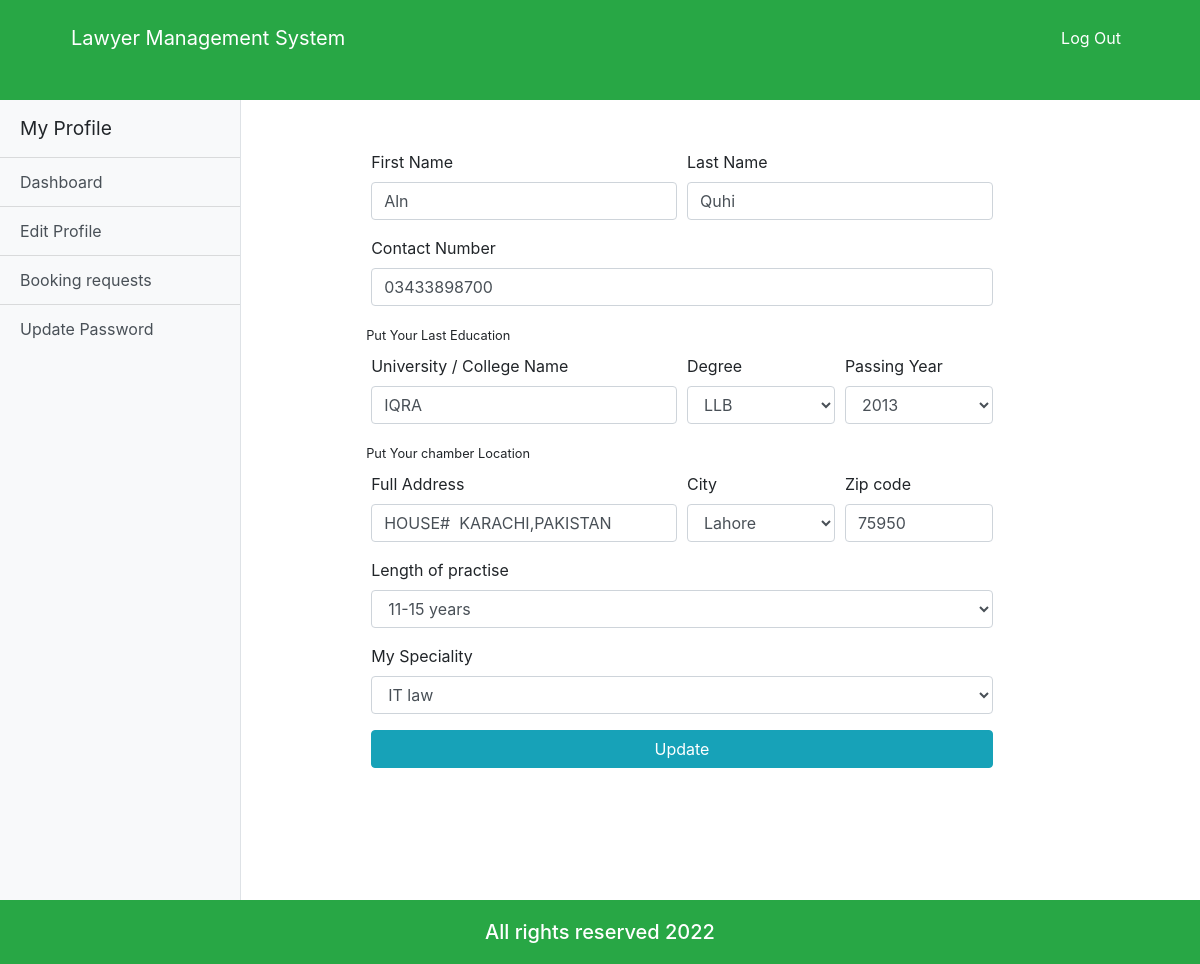
Screenshot of /lawyer_edit_profile.php (signed in) with the database file from the repository.
### tables this page shows
CREATE TABLE `user` (
  `u_id` varchar(20) NOT NULL,
  `first_Name` varchar(100) NOT NULL,
  `last_Name` varchar(100) NOT NULL,
  `email` varchar(100) NOT NULL,
  `password` varchar(100) NOT NULL,
  `status` varchar(100) NOT NULL,
  `role` varchar(100) NOT NULL
);

CREATE TABLE `lawyer` (
  `lawyer_id` varchar(20) NOT NULL,
  `contact_Number` varchar(15) NOT NULL,
  `university_College` varchar(100) NOT NULL,
  `degree` varchar(100) NOT NULL,
  `passing_year` varchar(100) NOT NULL,
  `full_address` varchar(200) NOT NULL,
  `city` varchar(50) NOT NULL,
  `zip_code` varchar(50) NOT NULL,
  `practise_Length` varchar(100) NOT NULL,
  `case_handle` varchar(500) NOT NULL,
  `speciality` varchar(100) NOT NULL,
  `image` varchar(150) NOT NULL
);

### lawyer_edit_profile.php (the view, shortened to what this page needs)
<?php
	if($_SESSION['login']==TRUE AND $_SESSION['status']=='Active'){
	?>
	<!doctype html>
	<html lang="en">
		<head>
			<link rel="stylesheet" href="https://use.fontawesome.com/releases/v5.8.1/css/all.css">
			<link rel="stylesheet" href="css/all.css">
			<link rel="stylesheet" href="css/simple-sidebar.css">
			<link rel="stylesheet" href="css/bootstrap.css">
			<link rel="stylesheet" href="css/style.css">
			<link rel="stylesheet" href="css/media.css">
		</head>
		<body>
			<header class="customnav bg-success">
				<div class="container">
					<div class="row">
						<div class="col-md-12">
							<nav class="navbar navbar-expand-lg ">
								<a class="navbar-brand cus-a" href="#">Lawyer Management System</a>
								<div class="collapse navbar-collapse" id="navbarSupportedContent">
									<ul class="navbar-nav ml-auto ">
										<li class="">
											<a class="nav-link cus-a" href="logout.php">Log Out</a>
										</li>
									</ul>
								</div>
							</nav>
						</div>
					</div>
				</div>
			</header>
			<body>
				<div class="d-flex" id="wrapper">
					<div class="bg-light border-right" id="sidebar-wrapper">
						<div class="sidebar-heading">My Profile</div>
						<div class="list-group list-group-flush">
							<a href="lawyer_dashboard.php" class="list-group-item list-group-item-action bg-light">Dashboard</a>
							<a href="lawyer_edit_profile.php" class="list-group-item list-group-item-action bg-light">Edit Profile</a>
							<a href="lawyer_booking.php" class="list-group-item list-group-item-action bg-light">Booking requests</a>
							<a href="update_password_admin.php" class="list-group-item list-group-item-action bg-light">Update Password</a>
						</div>
					</div>
					<section class="bookingrqst">
						<div class="container">
							<div class="span7">
								<div class="">
									<div class="widget-content">
										<div class="row">
											<div class="col-md-1"></div>
											<?php
												$a=$_SESSION['lawyer_id'];
												$conn = connect();
												$result = mysqli_query($conn,"SELECT * FROM user,lawyer WHERE user.u_id=lawyer.lawyer_id AND user.status='Active' AND user.u_id='$a'");
												while($row = mysqli_fetch_array($result)) {
												?>
												<div class="col-md-10">
													<form  action="save_lawyer_edit_Profile.php"  method="post" enctype="multipart/form-data"  id="validateForm">
														<div class="form-row">
															<div class="form-group col-md-6">
																<label for="fname">First Name</label>
																<input type="text" class="form-control" id="first_Name" name="first_Name" value="<?php echo $row["first_Name"]; ?>">
															</div>
															<div class="form-group col-md-6">
																<label for="lname">Last Name</label>
																<input type="text" class="form-control" id="lname" name="last_Name" value="<?php echo $row["last_Name"]; ?>">
															</div>
														</div>
														<div class="form-group">
															<label for="num">Contact Number</label>
															<input type="text" class="form-control" name="contact_number" id="contact_number" value="<?php echo $row["contact_Number"]; ?>">
														</div>
														<div class="form-row"><label for="edu"><small>Put Your Last Education</small></label></div>
														<div class="form-row">
															<div class="form-group col-md-6">
																<label for="institute">University / College Name</label>
																<input type="text" class="form-control" id="institute" name="university_College" value="<?php echo $row["university_College"]; ?>">
															</div>
															<div class="form-group col-md-3">
																<label for="degree">Degree</label>
																<select id="degree" name="degree" class="form-control">
																	<option value="LLB" <?php if ($row['degree']=='LLB'){echo "selected";}?>>LLB</option>
																</select>
															</div>
															<div class="form-group col-md-3">
																<label for="pyear">Passing Year</label>
																<select id="passing_year" name="passing_year" class="form-control">
																	<option value="2013" <?php if ($row['passing_year']=='2013'){echo "selected";}?>>2013</option>
																</select>
															</div>
														</div>
														<div class="form-row"><label for="edu"><small>Put Your chamber Location </small></label></div>
														<div class="form-row">
															<div class="form-group col-md-6">
																<label for="address">Full Address</label>
																<input type="text" class="form-control" id="address" name="full_address" value="<?php echo $row["full_address"]; ?>">
															</div>
															<div class="form-group col-md-3">
																<label for="city">City</label>
																<select id="city" name="city" class="form-control">
																	<option value="Lahore" <?php if ($row['city']=='Lahore'){echo "selected";}?>>Lahore</option>
																</select>
															</div>
															<div class="form-group col-md-3">
																<label for="zip">Zip code</label>
																<input type="text" class="form-control" id="zip" name="zip_code" value="<?php echo $row["zip_code"]; ?>">
															</div>
														</div>
														<div class="form-group">
															<label for="practise">Length of practise</label>
															<select id="practise" name="practise_Length" class="form-control">
																<option value="11-15 years" <?php if ($row['practise_Length']=='11-15 years'){echo "selected";}?>>11-15 years</option>
															</select>
														</div>
														<div class="form-group">
															<label for="practise">My Speciality</label>
															<select id="practise" name="speciality" class="form-control">
																<option value="IT Law" <?php if ($row['speciality']=='IT Law'){echo "selected";}?>>IT law</option>
															</select>
														</div>
														<input name="update" type="submit" class="btn btn-block btn-info" value="Update" />
													</form>
												</div>
												<?php
												}
											?>
											<div class="col-md-1"></div>
										</div>
									</div>
								</div>
							</div>
						</section>
					</div>
			</body>
			<footer class ="bg-success">
				<div class="container">
					<div class="row">
						<div class="col">
							<h5>All rights reserved 2022</h5>
						</div>
					</div>
				</div>
			</footer>
		</body>
	</html>
	<?php
	}else
	header('location:login.php?deactivate');
?>

### css/simple-sidebar.css (style rules this page uses)
body { overflow-x: hidden; }
#sidebar-wrapper { min-height: 100vh; margin-left: -15rem; -webkit-transition: margin .25s ease-out; -moz-transition: margin .25s ease-out; -o-transition: margin .25s ease-out; transition: margin .25s ease-out; }
#sidebar-wrapper .sidebar-heading { padding: 0.875rem 1.25rem; font-size: 1.2rem; }
#sidebar-wrapper .list-group { width: 15rem; }
@media (min-width: 768px) { #sidebar-wrapper { margin-left: 0; } }

### css/style.css (style rules this page uses)
* { margin: 0; padding: 0; }
html { height: 100% !important; }
body { display: flex !important; min-height: 100% !important; flex-direction: column; }
.customnav { background-color: #040000; height: 100px; }
.customnav a { margin: 10px 10px; }
.cus-a { color: white !important; }
footer { margin-top: auto; background-color: black; color: white; }
footer h5 { text-align: center; margin: 20px 0px; }
.bookingrqst { margin: 50px; }

### rows the page displays
user: first_Name "Aln", last_Name "Quhi", contact_number "03433898700", university_College "IQRA", full_address "HOUSE# KARACHI,PAKISTAN", zip_code "75950"
